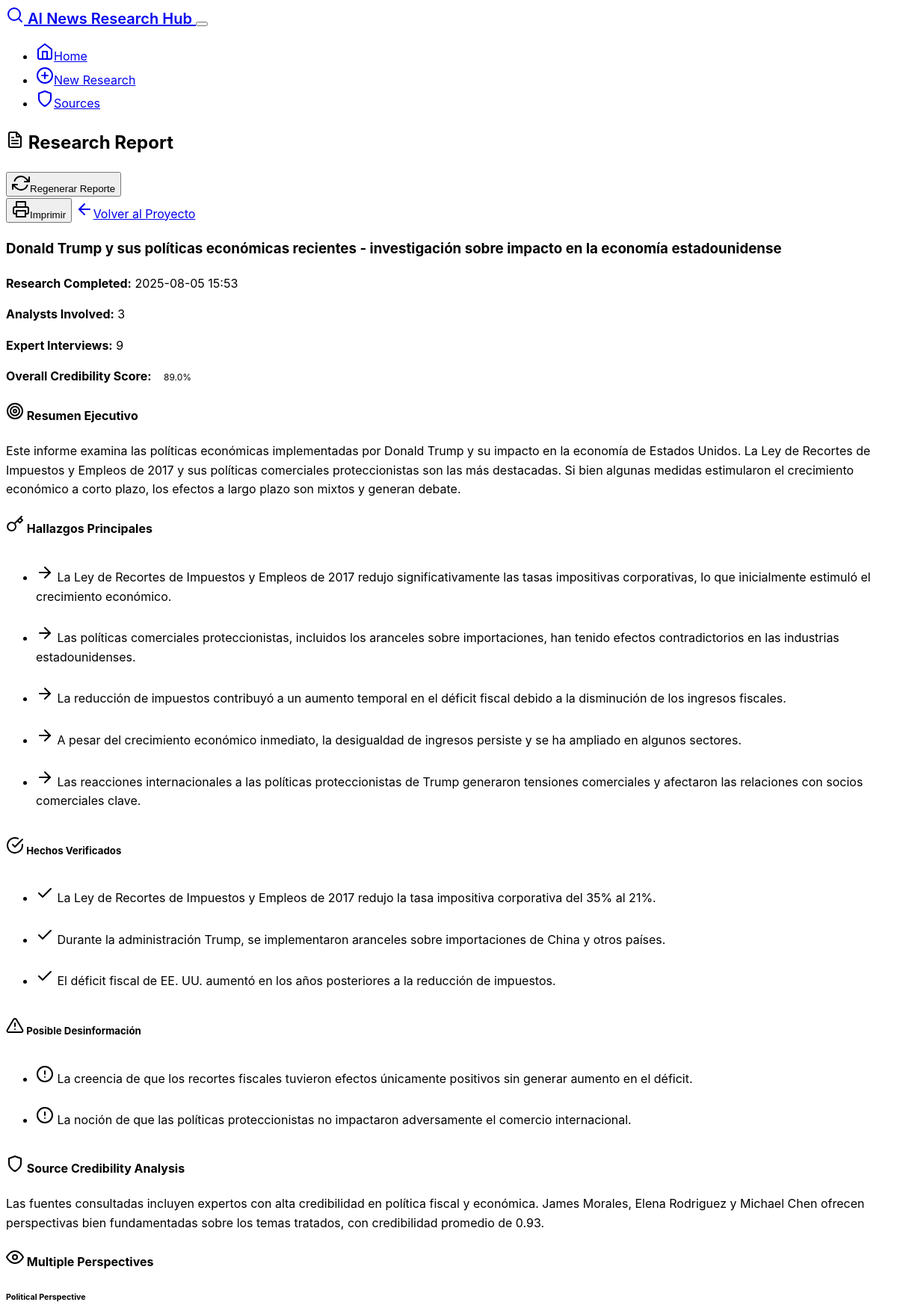
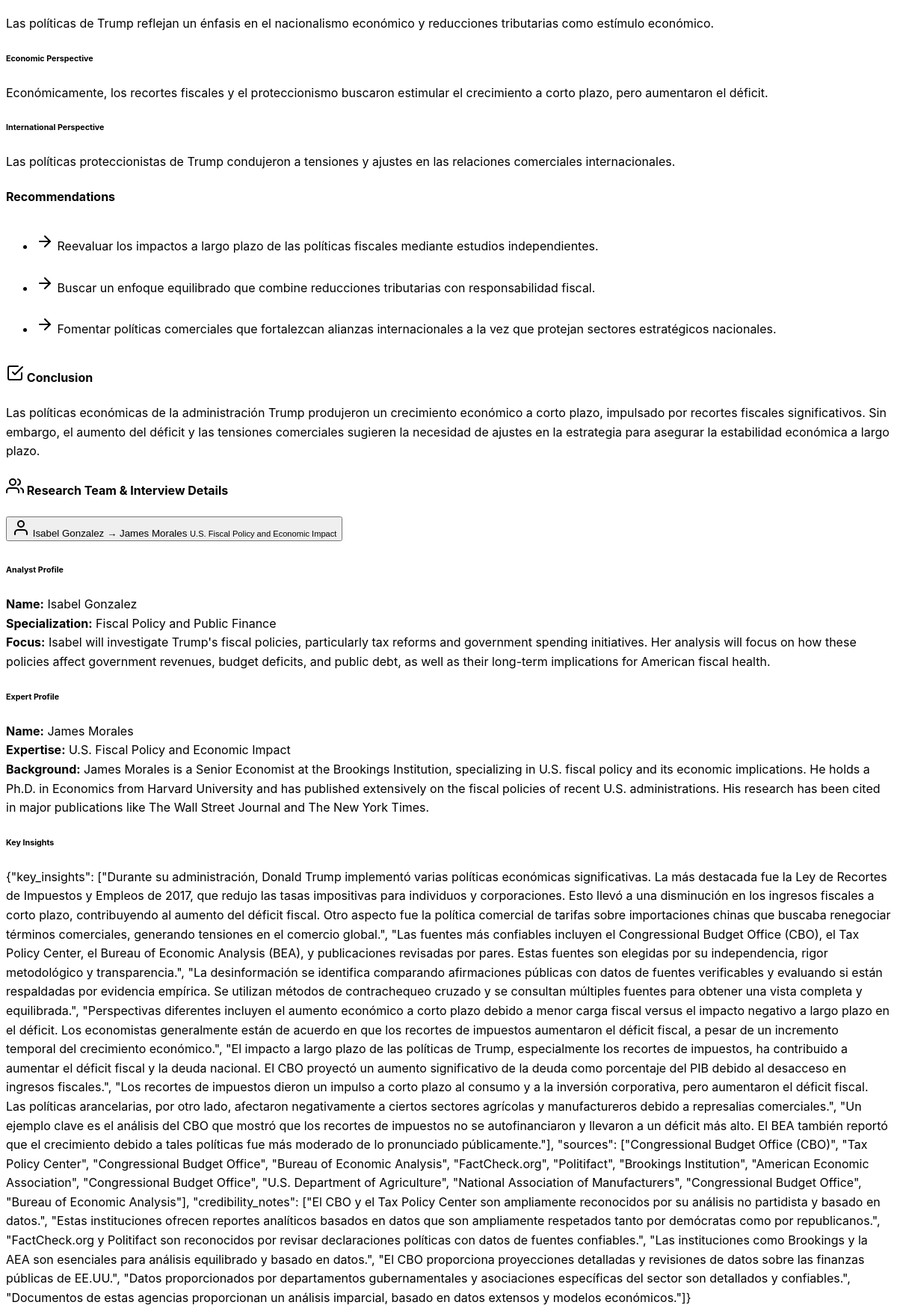
/project/3/report (upper part), run on the app's committed database (2 pictures, top to bottom).
### models.py (models this page shows)
class ResearchProject(db.Model):
    id = db.Column(db.Integer, primary_key=True)
    topic = db.Column(db.String(500), nullable=False)
    status = db.Column(db.String(50), default='initialized')  # initialized, analyzing, interviewing, reviewing, completed
    created_at = db.Column(db.DateTime, default=datetime.utcnow)
    updated_at = db.Column(db.DateTime, default=datetime.utcnow, onupdate=datetime.utcnow)
    final_report = db.Column(db.Text)
    human_notes = db.Column(db.Text)
    analysts = db.relationship('Analyst', backref='project', lazy=True, cascade='all, delete-orphan')
    interviews = db.relationship('Interview', backref='project', lazy=True, cascade='all, delete-orphan')

class Interview(db.Model):
    id = db.Column(db.Integer, primary_key=True)
    project_id = db.Column(db.Integer, db.ForeignKey('research_project.id'), nullable=False)
    analyst_id = db.Column(db.Integer, db.ForeignKey('analyst.id'), nullable=False)
    expert_id = db.Column(db.Integer, db.ForeignKey('expert.id'), nullable=False)
    questions = db.Column(db.Text)  # JSON string of questions
    responses = db.Column(db.Text)  # JSON string of responses
    insights = db.Column(db.Text)
    credibility_assessment = db.Column(db.Text)
    fake_news_flags = db.Column(db.Text)  # JSON string of potential fake news indicators
    status = db.Column(db.String(50), default='scheduled')  # scheduled, in_progress, completed, reviewed
    created_at = db.Column(db.DateTime, default=datetime.utcnow)
    completed_at = db.Column(db.DateTime)
    analyst = db.relationship('Analyst', backref='interviews')

class Analyst(db.Model):
    id = db.Column(db.Integer, primary_key=True)
    project_id = db.Column(db.Integer, db.ForeignKey('research_project.id'), nullable=False)
    name = db.Column(db.String(100), nullable=False)
    specialization = db.Column(db.String(200), nullable=False)
    research_focus = db.Column(db.Text)
    status = db.Column(db.String(50), default='assigned')  # assigned, researching, interviewing, completed
    created_at = db.Column(db.DateTime, default=datetime.utcnow)

class Expert(db.Model):
    id = db.Column(db.Integer, primary_key=True)
    name = db.Column(db.String(100), nullable=False)
    expertise_area = db.Column(db.String(200), nullable=False)
    background = db.Column(db.Text)
    credibility_score = db.Column(db.Float, default=0.8)
    interviews = db.relationship('Interview', backref='expert', lazy=True)

### routes.py (the view)
@app.route('/project/<int:project_id>/report')
def view_report(project_id):
    project = ResearchProject.query.get_or_404(project_id)
    if not project.final_report:
        flash('El reporte aún no está disponible. Por favor espera a que se complete la investigación.', 'info')
        return redirect(url_for('project_status', project_id=project_id))
    interviews = Interview.query.filter_by(project_id=project_id).all()
    analysts = Analyst.query.filter_by(project_id=project_id).all()
    try:
        report_data = json.loads(project.final_report)
    except:
        report_data = {'content': project.final_report}
    return render_template('report.html',
                         project=project,
                         report_data=report_data,
                         interviews=interviews,
                         analysts=analysts)

### templates/report.html (shortened to what this page needs)
{% extends "base.html" %}
{% block content %}
<div class="row">
    <div class="col-12">
        <div class="card mb-4">
            <div class="card-header">
                <div class="d-flex justify-content-between align-items-center">
                    <h2 class="mb-0">
                        <i data-feather="file-text" class="me-2"></i>
                        Research Report
                    </h2>
                    <div>
                        <form method="POST" action="{{ url_for('generate_report', project_id=project.id) }}" class="d-inline">
                            <button type="submit" class="btn btn-outline-success me-2">
                                <i data-feather="refresh-cw" class="me-2"></i>Regenerar Reporte
                            </button>
                        </form>
                        <button onclick="window.print()" class="btn btn-outline-secondary me-2">
                            <i data-feather="printer" class="me-2"></i>Imprimir
                        </button>
                        <a href="{{ url_for('project_status', project_id=project.id) }}"
                           class="btn btn-outline-primary">
                            <i data-feather="arrow-left" class="me-2"></i>Volver al Proyecto
                        </a>
                    </div>
                </div>
            </div>
            <div class="card-body">
                <h3 class="mb-3">{{ project.topic }}</h3>
                <div class="row">
                    <div class="col-md-6">
                        <p><strong>Research Completed:</strong> {{ project.updated_at.strftime('%Y-%m-%d %H:%M') }}</p>
                        <p><strong>Analysts Involved:</strong> {{ analysts|length }}</p>
                    </div>
                    <div class="col-md-6">
                        <p><strong>Expert Interviews:</strong> {{ interviews|length }}</p>
                        {% if report_data.get('credibility_score') %}
                        <p><strong>Overall Credibility Score:</strong>
                            <span class="badge bg-{% if report_data.credibility_score >= 0.8 %}success{% elif report_data.credibility_score >= 0.6 %}warning{% else %}danger{% endif %}">
                                {{ "%.1f"|format(report_data.credibility_score * 100) }}%
                            </span>
                        </p>
                        {% endif %}
                    </div>
                </div>
            </div>
        </div>
        {% if report_data.get('executive_summary') %}
        <div class="card mb-4">
            <div class="card-header">
                <h4 class="mb-0">
                    <i data-feather="target" class="me-2"></i>
                    Resumen Ejecutivo
                </h4>
            </div>
            <div class="card-body">
                <p class="lead">{{ report_data.executive_summary }}</p>
            </div>
        </div>
        {% endif %}
        {% if report_data.get('key_findings') %}
        <div class="card mb-4">
            <div class="card-header">
                <h4 class="mb-0">
                    <i data-feather="key" class="me-2"></i>
                    Hallazgos Principales
                </h4>
            </div>
            <div class="card-body">
                <ul class="list-group list-group-flush">
                    {% for finding in report_data.key_findings %}
                    <li class="list-group-item">
                        <i data-feather="arrow-right" class="me-2 text-primary"></i>
                        {{ finding }}
                    </li>
                    {% endfor %}
                </ul>
            </div>
        </div>
        {% endif %}
        <div class="row mb-4">
            {% if report_data.get('verified_facts') %}
            <div class="col-md-6">
                <div class="card h-100 border-success">
                    <div class="card-header bg-success">
                        <h5 class="mb-0 text-white">
                            <i data-feather="check-circle" class="me-2"></i>
                            Hechos Verificados
                        </h5>
                    </div>
                    <div class="card-body">
                        <ul class="list-group list-group-flush">
                            {% for fact in report_data.verified_facts %}
                            <li class="list-group-item">
                                <i data-feather="check" class="me-2 text-success"></i>
                                {{ fact }}
                            </li>
                            {% endfor %}
                        </ul>
                    </div>
                </div>
            </div>
            {% endif %}
            {% if report_data.get('potential_misinformation') %}
            <div class="col-md-6">
                <div class="card h-100 border-danger">
                    <div class="card-header bg-danger">
                        <h5 class="mb-0 text-white">
                            <i data-feather="alert-triangle" class="me-2"></i>
                            Posible Desinformación
                        </h5>
                    </div>
                    <div class="card-body">
                        {% if report_data.potential_misinformation %}
                        <ul class="list-group list-group-flush">
                            {% for concern in report_data.potential_misinformation %}
                            <li class="list-group-item">
                                <i data-feather="alert-circle" class="me-2 text-danger"></i>
                                {{ concern }}
                            </li>
                            {% endfor %}
                        </ul>
                        {% else %}
                        <p class="text-success mb-0">
                            <i data-feather="shield-check" class="me-2"></i>
                            No significant misinformation detected
                        </p>
                        {% endif %}
                    </div>
                </div>
            </div>
            {% endif %}
        </div>
        {% if report_data.get('source_analysis') %}
        <div class="card mb-4">
            <div class="card-header">
                <h4 class="mb-0">
                    <i data-feather="shield" class="me-2"></i>
                    Source Credibility Analysis
                </h4>
            </div>
            <div class="card-body">
                <p>{{ report_data.source_analysis }}</p>
            </div>
        </div>
        {% endif %}
        {% if report_data.get('perspectives') %}
        <div class="card mb-4">
            <div class="card-header">
                <h4 class="mb-0">
                    <i data-feather="eye" class="me-2"></i>
                    Multiple Perspectives
                </h4>
            </div>
            <div class="card-body">
                {% for perspective_name, perspective_desc in report_data.perspectives.items() %}
                <div class="mb-3">
                    <h6 class="text-primary">{{ perspective_name.replace('_', ' ').title() }}</h6>
                    <p>{{ perspective_desc }}</p>
                </div>
                {% endfor %}
            </div>
        </div>
        {% endif %}
        {% if report_data.get('recommendations') %}
        <div class="card mb-4">
            <div class="card-header">
                <h4 class="mb-0">
                    Recommendations
                </h4>
            </div>
            <div class="card-body">
                <ul class="list-group list-group-flush">
                    {% for recommendation in report_data.recommendations %}
                    <li class="list-group-item">
                        <i data-feather="arrow-right" class="me-2 text-primary"></i>
                        {{ recommendation }}
                    </li>
                    {% endfor %}
                </ul>
            </div>
        </div>
        {% endif %}
        {% if report_data.get('conclusion') %}
        <div class="card mb-4">
            <div class="card-header">
                <h4 class="mb-0">
                    <i data-feather="check-square" class="me-2"></i>
                    Conclusion
                </h4>
            </div>
            <div class="card-body">
                <p class="lead">{{ report_data.conclusion }}</p>
            </div>
        </div>
        {% endif %}
        <div class="card mb-4">
            <div class="card-header">
                <h4 class="mb-0">
                    <i data-feather="users" class="me-2"></i>
                    Research Team & Interview Details
                </h4>
            </div>
            <div class="card-body">
                <div class="accordion" id="interviewAccordion">
                    {% for interview in interviews %}
                    <div class="accordion-item">
                        <h2 class="accordion-header">
                            <button class="accordion-button collapsed"
                                    type="button"
                                    data-bs-toggle="collapse"
                                    data-bs-target="#interview{{ interview.id }}">
                                <div class="d-flex justify-content-between w-100 me-3">
                                    <span>
                                        <i data-feather="user" class="me-2"></i>
                                        {{ interview.analyst.name }} → {{ interview.expert.name }}
                                    </span>
                                    <small class="text-muted">{{ interview.expert.expertise_area }}</small>
                                </div>
                            </button>
                        </h2>
                        <div id="interview{{ interview.id }}"
                             class="accordion-collapse collapse"
                             data-bs-parent="#interviewAccordion">
                            <div class="accordion-body">
                                <div class="row">
                                    <div class="col-md-6">
                                        <h6>Analyst Profile</h6>
                                        <p><strong>Name:</strong> {{ interview.analyst.name }}<br>
                                           <strong>Specialization:</strong> {{ interview.analyst.specialization }}<br>
                                           <strong>Focus:</strong> {{ interview.analyst.research_focus }}</p>
                                    </div>
                                    <div class="col-md-6">
                                        <h6>Expert Profile</h6>
                                        <p><strong>Name:</strong> {{ interview.expert.name }}<br>
                                           <strong>Expertise:</strong> {{ interview.expert.expertise_area }}<br>
                                           <strong>Background:</strong> {{ interview.expert.background }}</p>
                                    </div>
                                </div>
                                {% if interview.insights %}
                                <div class="mt-3">
                                    <h6>Key Insights</h6>
                                    <div class="alert alert-info">
                                        {{ interview.insights }}
                                    </div>
                                </div>
                                {% endif %}
                            </div>
                        </div>
                    </div>
                    {% endfor %}
                </div>
            </div>
        </div>
    </div>
</div>
{% endblock %}

### static/css/style.css (style rules this page uses)
:root { --research-primary: #0066cc; --research-success: #28a745; --research-warning: #ffc107; --research-danger: #dc3545; --research-info: #17a2b8; }
body { font-family: -apple-system, BlinkMacSystemFont, 'Segoe UI', 'Roboto', 'Helvetica Neue', Arial, sans-serif; line-height: 1.6; }
.card { transition: transform 0.2s ease-in-out, box-shadow 0.2s ease-in-out; border-radius: 0.5rem; }
.badge { font-size: 0.75rem; padding: 0.5rem 0.75rem; }
.alert { border-radius: 0.5rem; border: none; }
.list-group-item { border-left: none; border-right: none; padding: 0.75rem 0; }
.list-group-item:first-child { border-top: none; }
.list-group-item:last-child { border-bottom: none; }
.accordion-button { font-weight: 500; }
[data-bs-theme="dark"] .card { background-color: var(--bs-gray-800); }
[data-bs-theme="dark"] .list-group-item { background-color: transparent; border-color: var(--bs-gray-700); }

### data on the page
ResearchProject: topic "Donald Trump y sus políticas económicas recientes - investigación sobre impacto en la economía estadounidense", updated_at "2025-08-05 15:53"
Interview: analyst.name "Isabel Gonzalez", expert.name "James Morales", expert.expertise_area "U.S. Fiscal Policy and Economic Impact", analyst.specialization "Fiscal Policy and Public Finance", analyst.research_focus "Isabel will investigate Trump's fiscal policies, particularly tax reforms and government spending initiatives. Her analysis will focus on how these policies affect government revenues, budget deficits, and public debt, as well as their long-term implications for American fiscal health.", expert.background "James Morales is a Senior Economist at the Brookings Institution, specializing in U.S. fiscal policy and its economic implications. He holds a Ph.D. in Economics from Harvard University and has published extensively on the fiscal policies of recent U.S. administrations. His research has been cited in major publications like The Wall Street Journal and The New York Times.", insights "{\"key_insights\": [\"Durante su administración, Donald Trump implementó varias políticas económicas significativas. La más destacada fue la Ley de Recortes de Impuestos y Empleos de 2017, que redujo las tasas impositivas para individuos y corporaciones. Esto llevó a una disminución en los ingresos fiscales a corto plazo, contribuyendo al aumento del déficit fiscal. Otro aspecto fue la política comercial de tarifas sobre importaciones chinas que buscaba renegociar términos comerciales, generando tensiones en el comercio global.\", \"Las fuentes más confiables incluyen el Congressional Budget Office (CBO), el Tax Policy Center, el Bureau of Economic Analysis (BEA), y publicaciones revisadas por…"

### other printed values
{{ analysts|length }} "3"
{{ interviews|length }} "9"
{{ "%.1f"|format(report_data.credibility_score * 100) }} "89.0"
{{ finding }} "La Ley de Recortes de Impuestos y Empleos de 2017 redujo significativamente las tasas impositivas corporativas, lo que inicialmente estimuló el crecimiento económico." "Las políticas comerciales proteccionistas, incluidos los aranceles sobre importaciones, han tenido efectos contradictorios en las industrias estadounidenses." "La reducción de impuestos contribuyó a un aumento temporal en el déficit fiscal debido a la disminución de los ingresos fiscales." "A pesar del crecimiento económico inmediato, la desigualdad de ingresos persiste y se ha ampliado en algunos sectores." "Las reacciones internacionales a las políticas proteccionistas de Trump generaron tensiones comerciales y afectaron las relaciones con socios comerciales clave."
{{ fact }} "La Ley de Recortes de Impuestos y Empleos de 2017 redujo la tasa impositiva corporativa del 35% al 21%." "Durante la administración Trump, se implementaron aranceles sobre importaciones de China y otros países." "El déficit fiscal de EE. UU. aumentó en los años posteriores a la reducción de impuestos."
{{ concern }} "La creencia de que los recortes fiscales tuvieron efectos únicamente positivos sin generar aumento en el déficit." "La noción de que las políticas proteccionistas no impactaron adversamente el comercio internacional."
{{ perspective_name.replace('_', ' ').title() }} "Political Perspective" "Economic Perspective" "International Perspective"
{{ perspective_desc }} "Las políticas de Trump reflejan un énfasis en el nacionalismo económico y reducciones tributarias como estímulo económico." "Económicamente, los recortes fiscales y el proteccionismo buscaron estimular el crecimiento a corto plazo, pero aumentaron el déficit." "Las políticas proteccionistas de Trump condujeron a tensiones y ajustes en las relaciones comerciales internacionales."
{{ recommendation }} "Reevaluar los impactos a largo plazo de las políticas fiscales mediante estudios independientes." "Buscar un enfoque equilibrado que combine reducciones tributarias con responsabilidad fiscal." "Fomentar políticas comerciales que fortalezcan alianzas internacionales a la vez que protejan sectores estratégicos nacionales."
